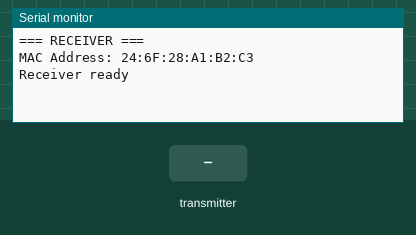
A program run on a simulated ESP32. Shown: the last lines printed to the serial monitor. Inputs (shaded band) come from the test bench.

Above: at 2.2 s.
2.3 s: the transmitter starts sending temp = 0
At 2.61 s:
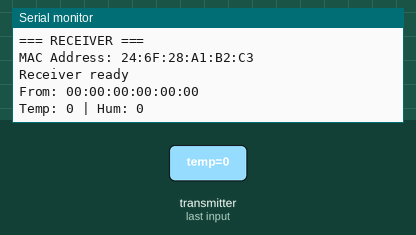
3.8 s: the transmitter starts sending hum = 25
At 4.11 s:
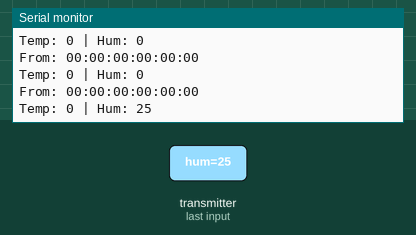
5.3 s: the transmitter starts sending temp = 25
At 5.61 s:
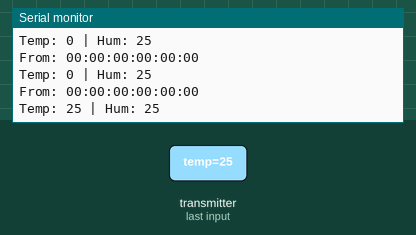
6.8 s: the transmitter starts sending hum = 0
At 7.11 s:
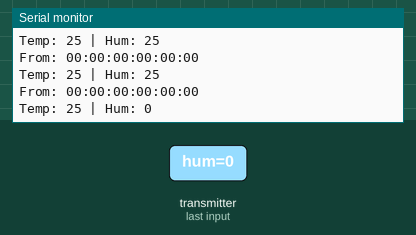

Measured:
- after the input at 2.3 s, the serial monitor: prints a new line at once (image 1)
- after the input at 3.8 s, the serial monitor: prints a new line at once (image 2)
- after the input at 5.3 s, the serial monitor: prints a new line at once (image 3)
- after the input at 6.8 s, the serial monitor: prints a new line at once (image 4)

The program:

main.cpp
```cpp
#include <Arduino.h>
#include <esp_now.h>
#include <WiFi.h>

typedef struct {
  int temp;
  int hum;
} Data;

Data data;

// Callback nhận
void OnDataRecv(const uint8_t * mac, const uint8_t *incomingData, int len) {
  memcpy(&data, incomingData, sizeof(data));

  Serial.print("From: ");
  for (int i = 0; i < 6; i++) {
    Serial.printf("%02X", mac[i]);
    if (i < 5) Serial.print(":");
  }
  Serial.println();

  Serial.print("Temp: ");
  Serial.print(data.temp);
  Serial.print(" | Hum: ");
  Serial.println(data.hum);
}

void setup() {
  Serial.begin(115200);
  delay(1000);

  WiFi.mode(WIFI_STA);

  Serial.println("=== RECEIVER ===");
  Serial.print("MAC Address: ");
  Serial.println(WiFi.macAddress());

  if (esp_now_init() != ESP_OK) {
    Serial.println("ESP-NOW init FAILED");
    return;
  }

  esp_now_register_recv_cb(OnDataRecv);

  Serial.println("Receiver ready");
}

void loop() {
}
```
